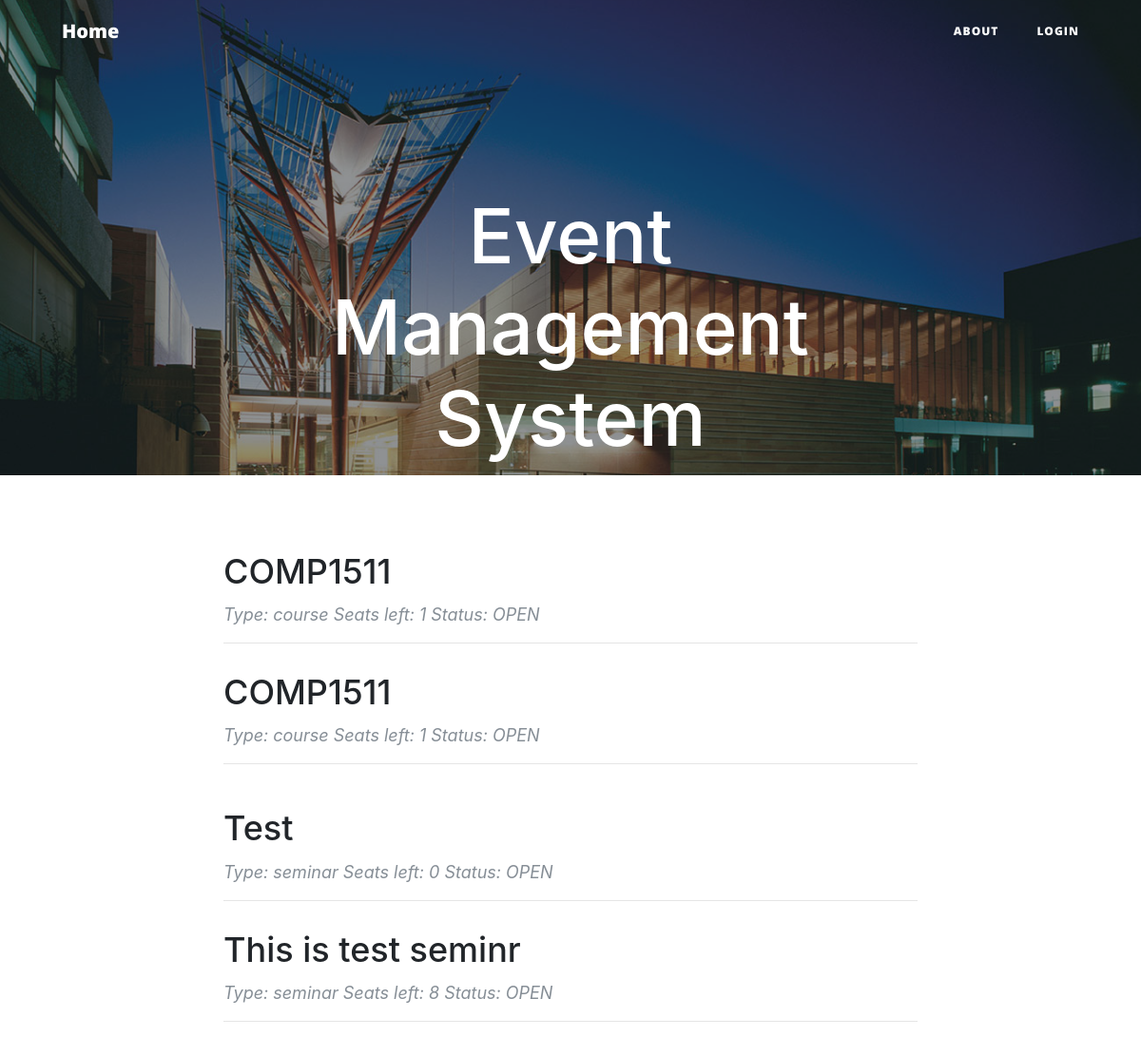
Before: / with the older database file.
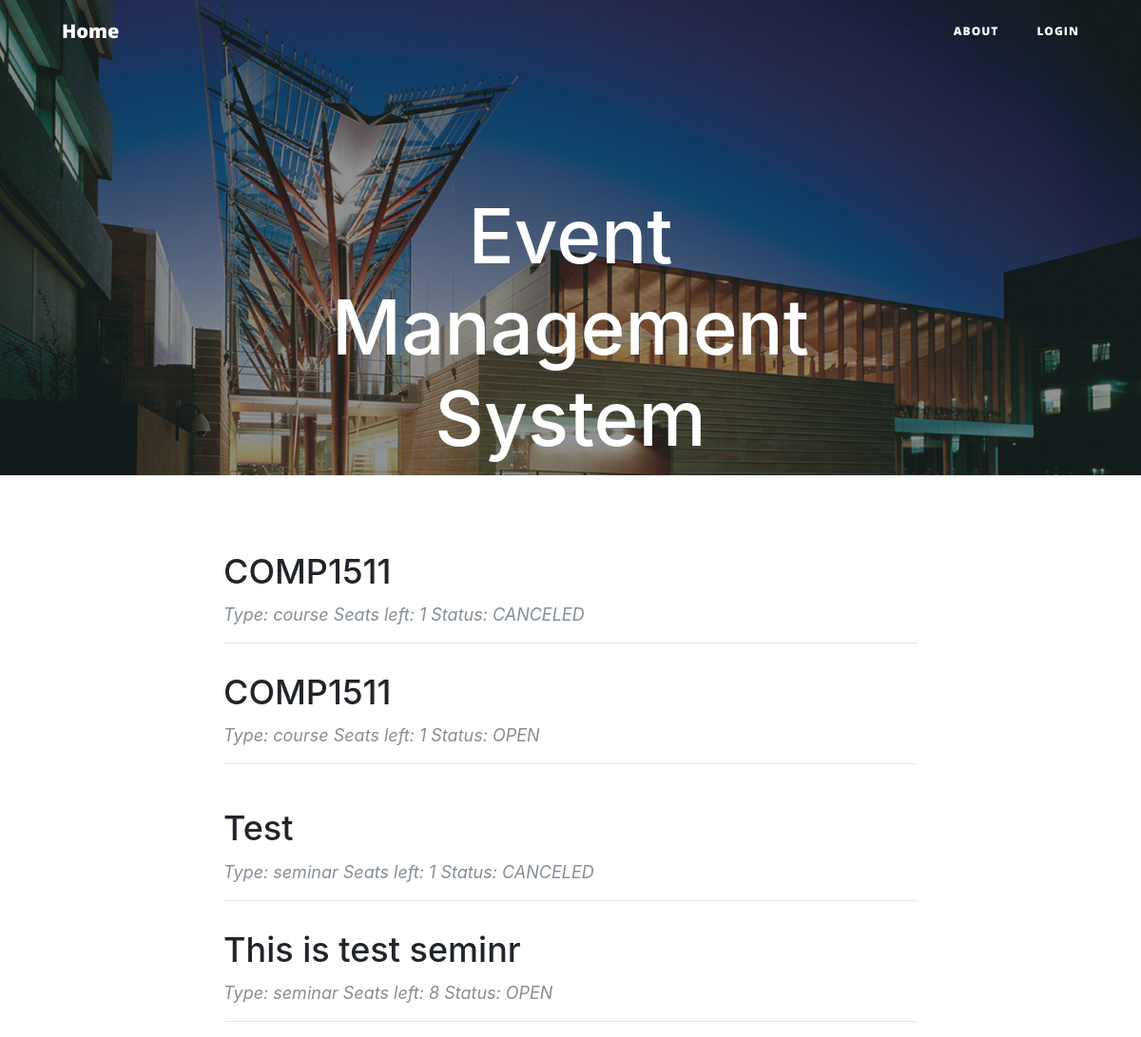
After: the same page with the newer database file.
### event.py (models this page shows, shortened)
class Event(db.Model):
    __tablename__ = 'events'
    event_id = db.Column(db.Integer, primary_key=True)
    title = db.Column(db.String(120))
    details = db.Column(db.UnicodeText)
    start = db.Column(db.String(80))
    end = db.Column(db.String(80))
    capacity = db.Column(db.Integer)
    status = db.Column(db.String(80))
    creater = db.Column(db.String(80))
    fee = db.Column(db.Integer)
    early_period = db.Column(db.Integer)
    users = db.relationship('User',secondary=event_realation,
                            backref=db.backref('event_users_all', lazy='dynamic'))

class Seminar(db.Model):
    __tablename__ = 'seminars'
    seminar_id = db.Column(db.Integer, primary_key=True)
    title = db.Column(db.String(120))
    details = db.Column(db.UnicodeText)
    start = db.Column(db.String(80))
    end = db.Column(db.String(80))
    capacity = db.Column(db.Integer)
    status = db.Column(db.String(80))
    creater = db.Column(db.String(80))
    users = db.relationship('User',secondary=seminar_realation,
                            backref=db.backref('seminar_users_all', lazy='dynamic'))
    sessions = db.relationship('Session',secondary=seminar_session,
                            backref=db.backref('session_all', lazy='dynamic'))

### route.py (the view)
@app.route('/')
def index():
    Eventsystem.check_statu()
    return render_template('index.html', events = Event.query.all(), seminars = Seminar.query.all())

### EventSystem.py (called while the page is built)
    @staticmethod
    def check_statu():
        now = datetime.now()
        for event in Event.query.all():
            end = datetime.strptime(event.end, "%d-%m-%Y")
            if end < now:
                event.status = 'CLOSED'
                db.session.add(event)
                db.session.commit()
        for seminar in Seminar.query.all():
            end = datetime.strptime(seminar.end, "%d-%m-%Y")
            if end < now:
                seminar.status = 'CLOSED'
                db.session.add(seminar)
                db.session.commit()
        for session in Session.query.all():
            end = datetime.strptime(session.end, "%d-%m-%Y")
            if end < now:
                session.status = 'CLOSED'
                db.session.add(session)
                db.session.commit()

### templates/index.html
{% extends 'base.html' %}
{% block body %}
<header class="masthead" style="background-image: url('{{ url_for('static',filename='asb-unsw-campus-53.jpg')}}'); width: auto; height:500px;">
    <div class="overlay"></div>
    <div class="container">
        <div class="row">
            <div class="col-lg-8 col-md-10 mx-auto">
                <div class="site-heading">
                    <h1>Event Management System</h1>
                </div>
            </div>
        </div>
    </div>
</header>
<div class="container">
    <div class="row">
        <div class="col-lg-8 col-md-10 mx-auto">
            {% for event in events %}
                <div class="post-preview">
                    <a href="{{ url_for('info', eventId = event.event_id) }}">
                        <h2 class="post-title">
                            {{event.title}}
                        </h2>
                    </a>
                    <p class="post-meta">Type: course Seats left: {{ event.capacity - event.events_all.count() }} Status: {{event.status}}</p>
                </div>
                <hr>
            {% endfor %}
        </div>
    </div>
</div>
<div class="container">
    <div class="row">
        <div class="col-lg-8 col-md-10 mx-auto">
            {% for seminar  in seminars %}
                <div class="post-preview">
                    <a href="{{ url_for('seminarinfo', seminarId = seminar.seminar_id) }}">
                        <h2 class="post-title">
                            {{seminar.title}}
                        </h2>
                    </a>
                    <p class="post-meta">Type: seminar Seats left: {{ seminar.capacity - seminar.seminars_all.count() }} Status: {{seminar.status}}</p>
                </div>
                <hr>
            {% endfor %}
        </div>
    </div>
</div>
{% endblock %}

Changed rows visible on the page:
changed Event: status "OPEN" → "CANCELED"
changed Seminar "Test": seminar.capacity-seminar.seminars_all.count() "0" → "1"; status "OPEN" → "CANCELED"
